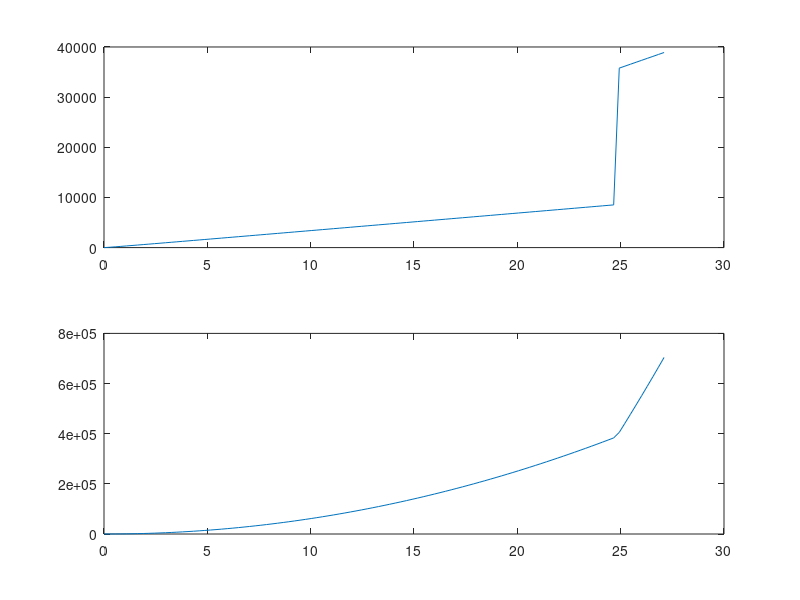

Here is the MATLAB script that generated this plot:
clf;
clear all;
H_d = 0.355;  % Discharge hematocrit
int_r = 27.1;  % [um], Internal radius
nr = 101;
r = linspace(0, int_r, nr);
h = r(2) - r(1);
tolerance = 1e-6;
conv_flag = true;

% Guessing parameters
% Step 1: Initial guess for H_c
H_c = 0.9797 * H_d + 0.0404;  % Initial guess for core hematocrit
k_0 = 25.608 * H_c * H_c - 35.091 * H_c + 14.981;
k_inf = 1.3125 * H_c * H_c - 2.3001 * H_c + 2.6884;
gamma_c = 30.443 * H_c * H_c - 13.528 * H_c + 1.49;

% Step 2: Calculate CFL width
cfl = -2.265 * H_d * H_d - 1.4377 * H_d + 3.2131;  % Eqn 15
r1 = int_r - cfl;
ind_r1 = round(r1 / h + 1);  % index for end of inner vessel

shear_rate = zeros(1, nr);
J = 3732;
mu_p = 1.3;
% Step 3: Calculate shear rate
while conv_flag
  H_c_old = H_c;  % Copy old hematocrit for convergence test later
  for ii = 1 : nr
    if r(ii) < r1
      core_sr = @(gamma) 0.5 * J / mu_p * r(ii) * (1.0 - 0.5 * H_c * (k_0 +...
          k_inf * sqrt(gamma / gamma_c)) / (1.0 + sqrt(gamma / gamma_c)))^2 -...
          gamma;
      shear_rate(ii) = fzero(core_sr, [0.0 100000.0]);
    else
      shear_rate(ii) = 0.5 * J * r(ii) / mu_p;
    end
  end
  % Step 4: Compute flow velocity
  velocity = zeros(1, nr);
  for ii = 1 : nr
    velocity(ii) = trapz(shear_rate(1 : ii));
  end
  % Step 5: Refine H_c
  H_c = H_d * trapz(velocity) / trapz(velocity(1 : ind_r1));
  abs_diff = abs(H_c - H_c_old);
  disp(abs_diff);
  if abs_diff < tolerance, conv_flag = false; end
end
subplot(2, 1, 1);
plot(r, shear_rate);
subplot(2, 1, 2);
plot(r, velocity);
